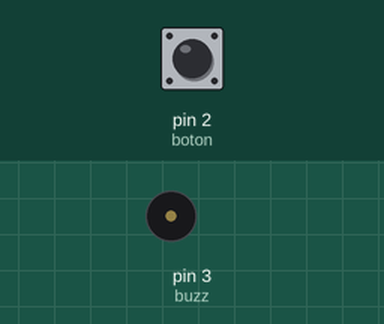
A sketch run on a simulated Arduino Uno, built with avr-gcc and run on an emulated ATmega328P. Shown: buzzer (waves = sounding, pin HIGH). The test bench sets the inputs (shaded band); at power-on: pin 2 (boton) HIGH.

Above: at 1.2 s.
1.3 s: pin 2 (boton) pulled LOW for 3.2 s
At 1.7 s:
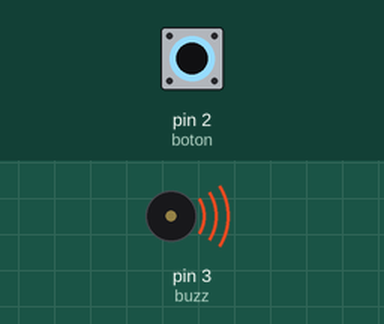
Timing chart, 0 to 6.3 s (numbered marks = the images above; inputs shaded):
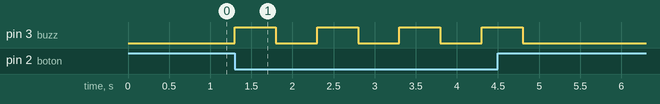

Measured:
- after the input at 1.3 s, pin 3 (buzz): alternates HIGH for 0.50 s and LOW for 0.50 s, 8 changes in all, then stays LOW, starting at once

The sketch:

1F.ino
```cpp
int boton = 2;
int buzz = 3;

void setup() {
  pinMode(boton, INPUT_PULLUP);
  pinMode(buzz, OUTPUT);
}

void loop() {
  if (digitalRead(boton) == LOW) {
    digitalWrite(buzz, HIGH);
    delay(500);
    digitalWrite(buzz, LOW);
    delay(500);
  } else {
    digitalWrite(buzz, LOW);
  }
}
```
